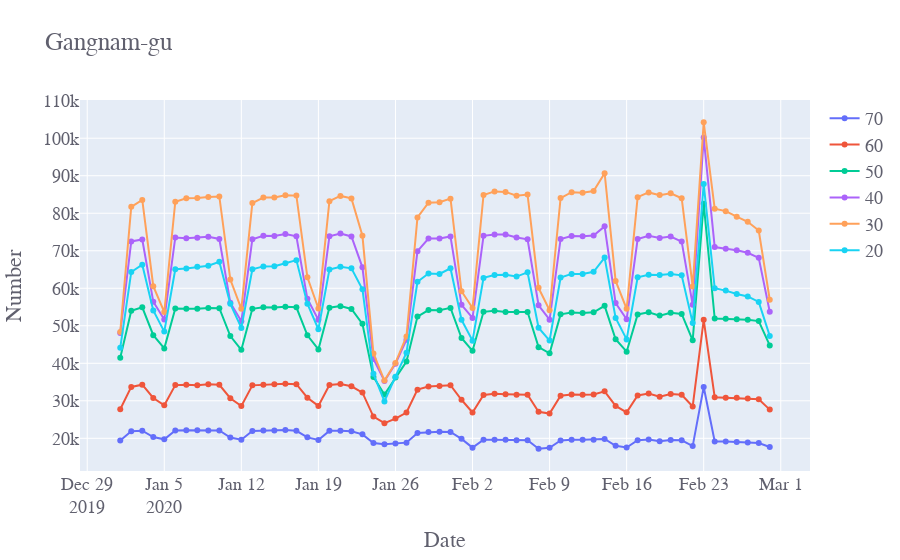
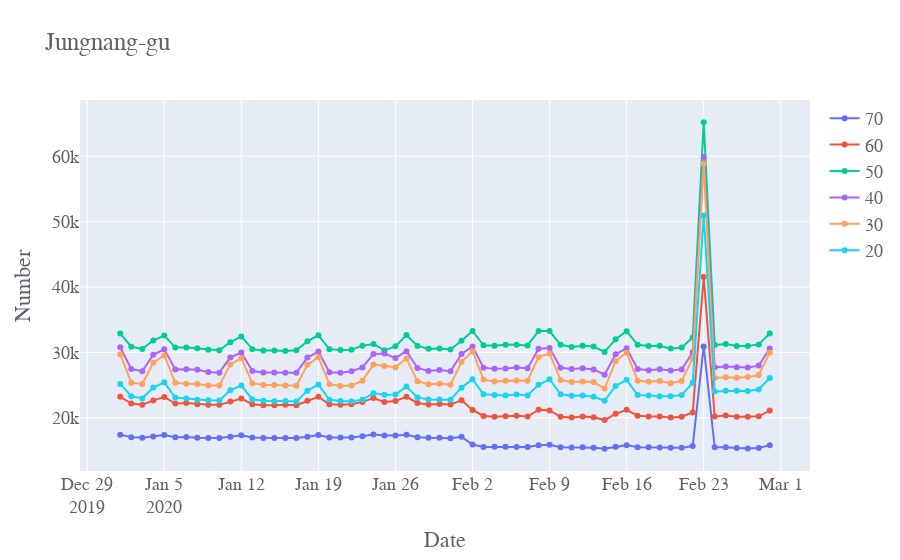
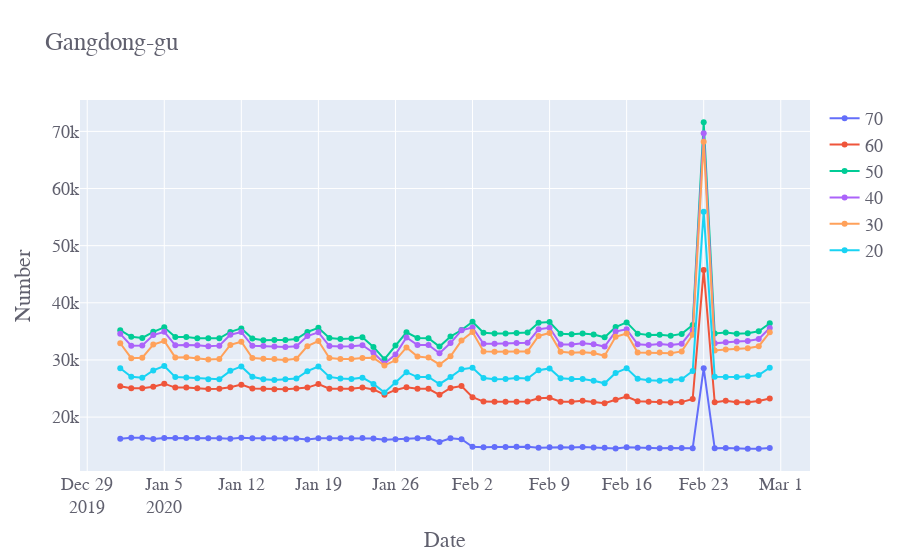
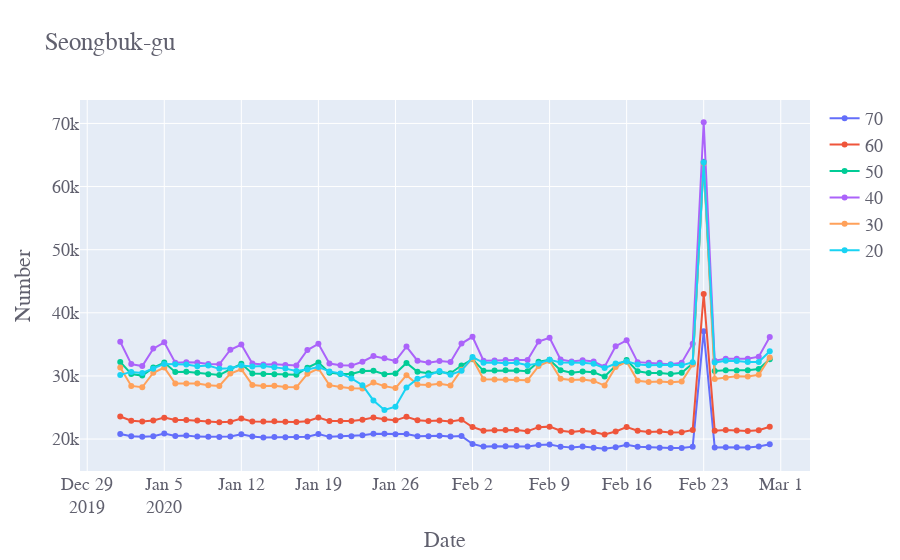

Notebook code for these charts, in order:
### Markdown cell above
30,40대 -> 50대 -> 20대 -> 60대 -> 70대 순으로 유동인구수가 많다

### Code cell
# city별 나이에 따라
city_names = set(seoulFloating.city)
for name in city_names:
    city = seoulFloating[seoulFloating.city==name]
    
    city = pd.pivot_table(city,index='date',columns='birth_year',values='fp_num')
    
    fig = go.Figure() # Figure 객체 생성
    fig.add_trace(go.Scatter(x=city.index,y= city[70],  # 그래프 하나씩 그리는 것
             mode='lines+markers', name='70'))
    fig.add_trace(go.Scatter(x=city.index,y= city[60],  # 그래프 하나씩 그리는 것
             mode='lines+markers', name='60'))
    fig.add_trace(go.Scatter(x=city.index,y= city[50],  # 그래프 하나씩 그리는 것
             mode='lines+markers', name='50'))
    fig.add_trace(go.Scatter(x=city.index,y= city[40],  # 그래프 하나씩 그리는 것
             mode='lines+markers', name='40'))
    fig.add_trace(go.Scatter(x=city.index,y= city[30],  # 그래프 하나씩 그리는 것
             mode='lines+markers', name='30'))
    fig.add_trace(go.Scatter(x=city.index,y= city[20],  # 그래프 하나씩 그리는 것
             mode='lines+markers', name='20'))
    
    fig.update_layout(title= name,
                   xaxis_title='Date',
                   yaxis_title='Number',
                 font=dict(size=18,color='#60606e',family='Franklin Gothic' ))
    fig.show()
